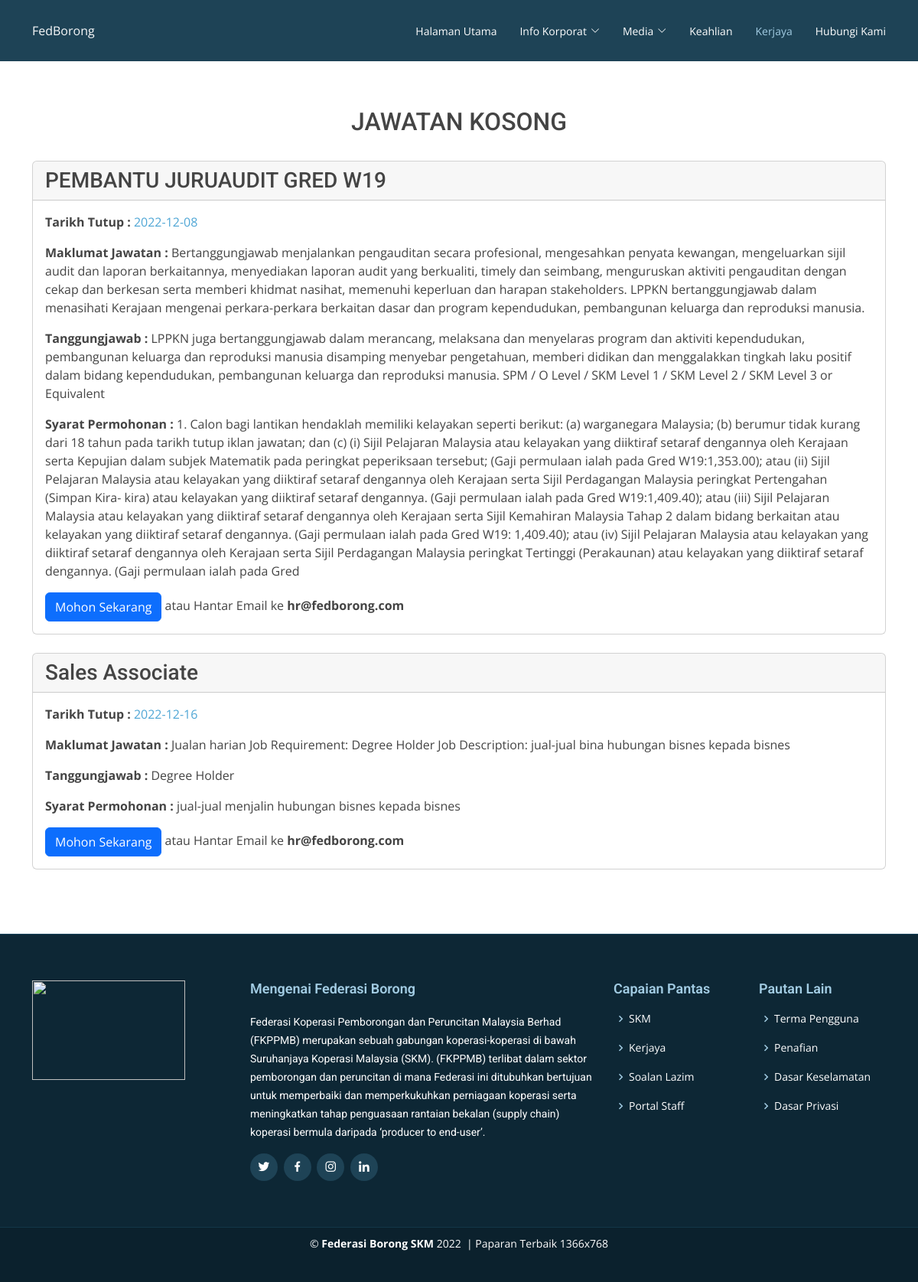
Page /career.php on the earlier database version.
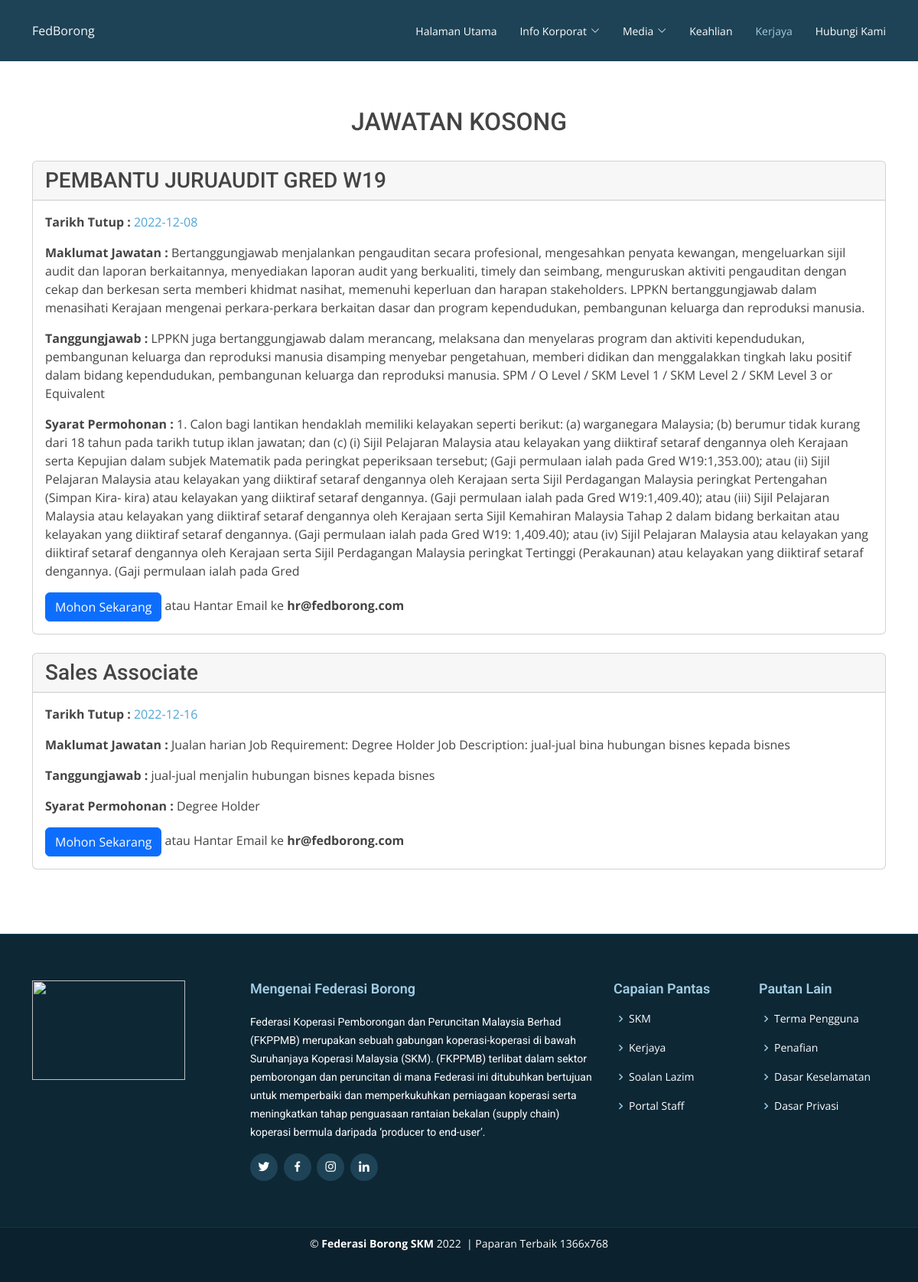
Same page on the later database version.
### tables this page shows
CREATE TABLE `jawatan` (
  `id` int(12) NOT NULL,
  `job` text NOT NULL,
  `overview` longtext NOT NULL,
  `responsibilities` mediumtext NOT NULL,
  `requirements` mediumtext NOT NULL,
  `date` date NOT NULL
);

### careerdisplay.php (the view, shortened to what this page needs)
<?php include 'db_connect.php' ?>
<?php
$result = mysqli_query($conn,"SELECT * FROM jawatan");
if(mysqli_num_rows($result) > 0){
    while($row= $result->fetch_assoc()):
		$oview = $row['overview'];
		$resp = $row['responsibilities'];
		$req = $row['requirements'];
		$date = $row['date'];
		?>
	<div class=" ">
    <div class="card">
	<h3 class="card-header"><?php echo ucwords($row['job']) ?></h3>
      <div class="card-body">
		<p><b>Tarikh Tutup : </b><a class=""><?php echo $date; ?></a></p>
		<p class="text-left"><b>Maklumat Jawatan :</b> <?php echo $oview; ?></p>
		<p class="text-left"><b>Tanggungjawab :</b> <?php echo $resp; ?></p>
		<p class="text-left"><b>Syarat Permohonan :</b> <?php echo $req; ?></p>
        <a href = "mailto: hr@fedborong.com" class="btn btn-primary">Mohon Sekarang</a>
		<a>atau Hantar Email ke <b>hr@fedborong.com</b></a>
      </div>
    </div>
  </div>
  <br>
		<?php endwhile; mysqli_close($conn);
		} else {
			echo "Jawatan kosong belum dikemaskini, sila cuba sebentar lagi.";
		}
		?>

Differences in the rows shown:
changed jawatan "Sales Associate": responsibilities "Degree Holder" → "jual-jual menjalin hubungan bisnes kepada bisnes"; requirements "jual-jual menjalin hubungan bisnes kepada bisnes" → "Degree Holder"
